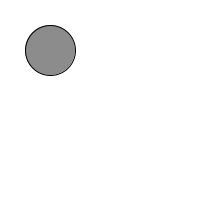
Frame 1 (no input)
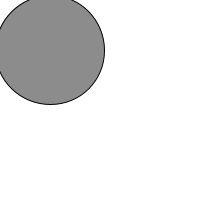
Frame 60 (the mouse pressed at the canvas centre just before this capture)
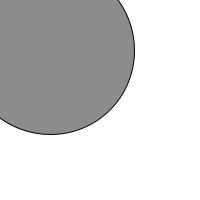
Frame 120 (the mouse held since frame 60 and released just before this capture)

The Processing sketch that drew these frames (run headless with seeded random() and noise(); from frame 60 on, the mouse is pressed at the canvas centre):

// Processing sketch: expandingCircle
// ── expandingCircle.pde
void setup(){
  size(200,200);
}

//circle doesn't appear in the center; why?
int circleX = width/2;
int circleY = height/2;
int d = 50;

void draw(){
  background(255);
  stroke(0);
  fill(140);
  ellipse(circleX,circleY,d,d);
  
  d++;
}
